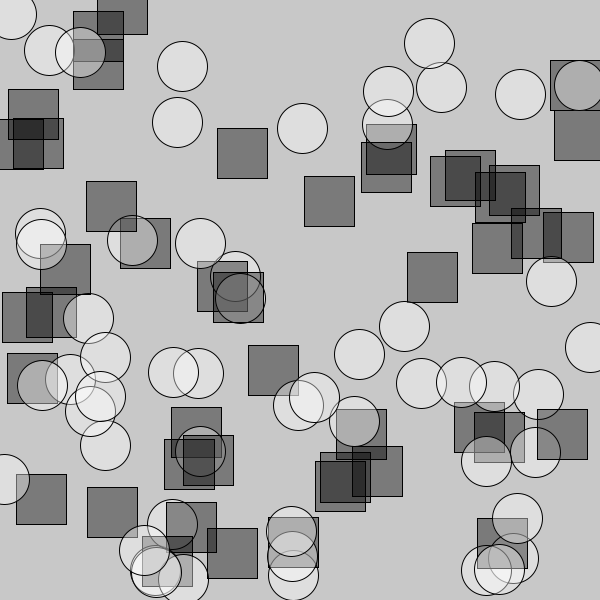
Frame 1 (no input)
Frame 60 (the mouse pressed at the canvas centre just before this capture): identical to frame 1, image omitted
Frame 120 (the mouse held since frame 60 and released just before this capture): identical to frame 1, image omitted

The Processing sketch that drew this single still picture (run headless with seeded random() and noise(); from frame 60 on, the mouse is pressed at the canvas centre):

// Processing sketch: w03_3_inheritance
// ── w03_3_inheritance.pde
// bryan ma for code 2 sp 19

Shape[] shapes = new Shape[100];

void setup() {
  size(600, 600);
  for (int i = 0; i < shapes.length; i++) {
    float r = random(1);
    if (r > 0.5) {
      shapes[i] = new Circle();
    } else {
      shapes[i] = new Square();
    }
  }
}

void draw() {
  background(200);
  for (int i = 0; i < shapes.length; i++) {
    shapes[i].display();
  }
}

// ── Circle.pde
class Circle extends Shape {
  Circle() {
    super();
  }
  void display() {
    fill(255, 100);
    ellipse(pos.x, pos.y, 50, 50);
  }
}

// ── Shape.pde
class Shape {
  PVector pos;
  Shape() {
    pos = new PVector(random(width), random(height));
  }
  void display() {
  }
}

// ── Square.pde
class Square extends Shape {
  Square() {
    super();
  }
  void display() {
    fill(0, 100);
    rectMode(CENTER);
    rect(pos.x, pos.y, 50, 50);
  }
}
